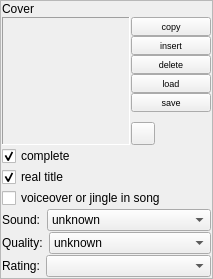
         <widget class="QFrame" name="frameOptions">
          <property name="maximumSize">
           <size>
            <width>220</width>
            <height>16777215</height>
           </size>
          </property>
          <property name="frameShape">
           <enum>QFrame::StyledPanel</enum>
          </property>
          <layout class="QVBoxLayout">
           <property name="spacing">
            <number>1</number>
           </property>
           <property name="margin">
            <number>1</number>
           </property>
           <item>
            <widget class="QLabel" name="label_21">
             <property name="text">
              <string>Cover</string>
             </property>
            </widget>
           </item>
           <item>
            <layout class="QHBoxLayout" name="horizontalLayout_3">
             <property name="topMargin">
              <number>0</number>
             </property>
             <item>
              <widget class="QLabel" name="cover">
               <property name="minimumSize">
                <size>
                 <width>128</width>
                 <height>128</height>
                </size>
               </property>
               <property name="maximumSize">
                <size>
                 <width>128</width>
                 <height>128</height>
                </size>
               </property>
               <property name="acceptDrops">
                <bool>true</bool>
               </property>
               <property name="frameShape">
                <enum>QFrame::Panel</enum>
               </property>
               <property name="frameShadow">
                <enum>QFrame::Sunken</enum>
               </property>
               <property name="text">
                <string/>
               </property>
               <property name="scaledContents">
                <bool>true</bool>
               </property>
               <property name="alignment">
                <set>Qt::AlignCenter</set>
               </property>
               <property name="margin">
                <number>0</number>
               </property>
              </widget>
             </item>
             <item>
              <layout class="QVBoxLayout" name="verticalLayout_3">
               <property name="spacing">
                <number>0</number>
               </property>
               <property name="leftMargin">
                <number>0</number>
               </property>
               <property name="topMargin">
                <number>0</number>
               </property>
               <item>
                <widget class="QPushButton" name="coverCopyButton">
                 <property name="maximumSize">
                  <size>
                   <width>16777215</width>
                   <height>20</height>
                  </size>
                 </property>
                 <property name="font">
                  <font>
                   <pointsize>7</pointsize>
                  </font>
                 </property>
                 <property name="text">
                  <string>copy</string>
                 </property>
                 <property name="iconSize">
                  <size>
                   <width>8</width>
                   <height>8</height>
                  </size>
                 </property>
                 <property name="flat">
                  <bool>false</bool>
                 </property>
                </widget>
               </item>
               <item>
                <widget class="QPushButton" name="coverInsertButton">
                 <property name="maximumSize">
                  <size>
                   <width>16777215</width>
                   <height>20</height>
                  </size>
                 </property>
                 <property name="font">
                  <font>
                   <pointsize>7</pointsize>
                  </font>
                 </property>
                 <property name="text">
                  <string>insert</string>
                 </property>
                 <property name="iconSize">
                  <size>
                   <width>8</width>
                   <height>8</height>
                  </size>
                 </property>
                 <property name="flat">
                  <bool>false</bool>
                 </property>
                </widget>
               </item>
               <item>
                <widget class="QPushButton" name="coverDeleteButton">
                 <property name="maximumSize">
                  <size>
                   <width>16777215</width>
                   <height>20</height>
                  </size>
                 </property>
                 <property name="font">
                  <font>
                   <pointsize>7</pointsize>
                  </font>
                 </property>
                 <property name="text">
                  <string>delete</string>
                 </property>
                 <property name="iconSize">
                  <size>
                   <width>8</width>
                   <height>8</height>
                  </size>
                 </property>
                 <property name="flat">
                  <bool>false</bool>
                 </property>
                </widget>
               </item>
               <item>
                <widget class="QPushButton" name="coverLoadButton">
                 <property name="enabled">
                  <bool>true</bool>
                 </property>
                 <property name="maximumSize">
                  <size>
                   <width>16777215</width>
                   <height>20</height>
                  </size>
                 </property>
                 <property name="font">
                  <font>
                   <pointsize>7</pointsize>
                  </font>
                 </property>
                 <property name="text">
                  <string>load</string>
                 </property>
                 <property name="iconSize">
                  <size>
                   <width>8</width>
                   <height>8</height>
                  </size>
                 </property>
                 <property name="flat">
                  <bool>false</bool>
                 </property>
                </widget>
               </item>
               <item>
                <widget class="QPushButton" name="coverSaveButton">
                 <property name="enabled">
                  <bool>true</bool>
                 </property>
                 <property name="maximumSize">
                  <size>
                   <width>16777215</width>
                   <height>20</height>
                  </size>
                 </property>
                 <property name="font">
                  <font>
                   <pointsize>7</pointsize>
                  </font>
                 </property>
                 <property name="text">
                  <string>save</string>
                 </property>
                 <property name="iconSize">
                  <size>
                   <width>8</width>
                   <height>8</height>
                  </size>
                 </property>
                 <property name="flat">
                  <bool>false</bool>
                 </property>
                </widget>
               </item>
               <item>
                <spacer name="verticalSpacer_3">
                 <property name="orientation">
                  <enum>Qt::Vertical</enum>
                 </property>
                 <property name="sizeHint" stdset="0">
                  <size>
                   <width>20</width>
                   <height>0</height>
                  </size>
                 </property>
                </spacer>
               </item>
               <item>
                <layout class="QHBoxLayout" name="horizontalLayout_2">
                 <property name="spacing">
                  <number>0</number>
                 </property>
                 <property name="topMargin">
                  <number>0</number>
                 </property>
                 <item>
                  <widget class="QToolButton" name="coverSearchAmazon">
                   <property name="text">
                    <string/>
                   </property>
                   <property name="iconSize">
                    <size>
                     <width>16</width>
                     <height>16</height>
                    </size>
                   </property>
                  </widget>
                 </item>
                 <item>
                  <spacer name="horizontalSpacer_5">
                   <property name="orientation">
                    <enum>Qt::Horizontal</enum>
                   </property>
                   <property name="sizeHint" stdset="0">
                    <size>
                     <width>40</width>
                     <height>20</height>
                    </size>
                   </property>
                  </spacer>
                 </item>
                </layout>
               </item>
              </layout>
             </item>
            </layout>
           </item>
           <item>
            <widget class="QCheckBox" name="complete">
             <property name="sizePolicy">
              <sizepolicy hsizetype="Maximum" vsizetype="Fixed">
               <horstretch>0</horstretch>
               <verstretch>0</verstretch>
              </sizepolicy>
             </property>
             <property name="text">
              <string>complete</string>
             </property>
             <property name="checked">
              <bool>true</bool>
             </property>
            </widget>
           </item>
           <item>
            <widget class="QCheckBox" name="realTitle">
             <property name="sizePolicy">
              <sizepolicy hsizetype="Maximum" vsizetype="Fixed">
               <horstretch>0</horstretch>
               <verstretch>0</verstretch>
              </sizepolicy>
             </property>
             <property name="text">
              <string>real title</string>
             </property>
             <property name="checked">
              <bool>true</bool>
             </property>
            </widget>
           </item>
           <item>
            <widget class="QCheckBox" name="interrupted">
             <property name="text">
              <string>voiceover or jingle in song</string>
             </property>
            </widget>
           </item>
           <item>
            <layout class="QHBoxLayout">
             <property name="spacing">
              <number>6</number>
             </property>
             <property name="margin">
              <number>0</number>
             </property>
             <item>
              <widget class="QLabel" name="label_45">
               <property name="sizePolicy">
                <sizepolicy hsizetype="Maximum" vsizetype="Minimum">
                 <horstretch>0</horstretch>
                 <verstretch>0</verstretch>
                </sizepolicy>
               </property>
               <property name="text">
                <string>Sound:</string>
               </property>
              </widget>
             </item>
             <item>
              <widget class="QComboBox" name="channels">
               <property name="sizePolicy">
                <sizepolicy hsizetype="Expanding" vsizetype="Fixed">
                 <horstretch>0</horstretch>
                 <verstretch>0</verstretch>
                </sizepolicy>
               </property>
               <property name="currentIndex">
                <number>0</number>
               </property>
               <property name="iconSize">
                <size>
                 <width>60</width>
                 <height>15</height>
                </size>
               </property>
               <property name="frame">
                <bool>true</bool>
               </property>
               <item>
                <property name="text">
                 <string>unknown</string>
                </property>
                <property name="icon">
                 <iconset resource="../resources.qrc">
                  <normaloff>:/channels/resources/sound-unknown.png</normaloff>:/channels/resources/sound-unknown.png</iconset>
                </property>
               </item>
               <item>
                <property name="text">
                 <string>Mono</string>
                </property>
                <property name="icon">
                 <iconset resource="../resources.qrc">
                  <normaloff>:/channels/resources/sound-mono.png</normaloff>:/channels/resources/sound-mono.png</iconset>
                </property>
               </item>
               <item>
                <property name="text">
                 <string>Stereo</string>
                </property>
                <property name="icon">
                 <iconset resource="../resources.qrc">
                  <normaloff>:/channels/resources/sound-stereo.png</normaloff>:/channels/resources/sound-stereo.png</iconset>
                </property>
               </item>
               <item>
                <property name="text">
                 <string>Dolby Stereo</string>
                </property>
                <property name="icon">
                 <iconset resource="../resources.qrc">
                  <normaloff>:/channels/resources/sound-dolbystereo.png</normaloff>:/channels/resources/sound-dolbystereo.png</iconset>
                </property>
               </item>
               <item>
                <property name="text">
                 <string>Dolby Surround</string>
                </property>
                <property name="icon">
                 <iconset resource="../resources.qrc">
                  <normaloff>:/channels/resources/sound-dolby-surround.png</normaloff>:/channels/resources/sound-dolby-surround.png</iconset>
                </property>
               </item>
               <item>
                <property name="text">
                 <string>Dolby Digital 5.1</string>
                </property>
                <property name="icon">
                 <iconset resource="../resources.qrc">
                  <normaloff>:/channels/resources/sound-dolbydigital-5.1.png</normaloff>:/channels/resources/sound-dolbydigital-5.1.png</iconset>
                </property>
               </item>
               <item>
                <property name="text">
                 <string>Dolby Digital EX</string>
                </property>
                <property name="icon">
                 <iconset resource="../resources.qrc">
                  <normaloff>:/channels/resources/sound-dolbydigital-5.1ex.png</normaloff>:/channels/resources/sound-dolbydigital-5.1ex.png</iconset>
                </property>
               </item>
               <item>
                <property name="text">
                 <string>DTS 5.1</string>
                </property>
                <property name="icon">
                 <iconset resource="../resources.qrc">
                  <normaloff>:/channels/resources/sound-dts-5.1.png</normaloff>:/channels/resources/sound-dts-5.1.png</iconset>
                </property>
               </item>
              </widget>
             </item>
            </layout>
           </item>
           <item>
            <layout class="QHBoxLayout">
             <property name="spacing">
              <number>6</number>
             </property>
             <property name="margin">
              <number>0</number>
             </property>
             <item>
              <widget class="QLabel" name="label_46">
               <property name="sizePolicy">
                <sizepolicy hsizetype="Maximum" vsizetype="Minimum">
                 <horstretch>0</horstretch>
                 <verstretch>0</verstretch>
                </sizepolicy>
               </property>
               <property name="text">
                <string>Quality:</string>
               </property>
              </widget>
             </item>
             <item>
              <widget class="QComboBox" name="quality">
               <property name="sizePolicy">
                <sizepolicy hsizetype="Expanding" vsizetype="Maximum">
                 <horstretch>0</horstretch>
                 <verstretch>0</verstretch>
                </sizepolicy>
               </property>
               <item>
                <property name="text">
                 <string>unknown</string>
                </property>
                <property name="icon">
                 <iconset resource="../resources.qrc">
                  <normaloff>:/quality/resources/quali-unknown.png</normaloff>:/quality/resources/quali-unknown.png</iconset>
                </property>
               </item>
               <item>
                <property name="text">
                 <string>sehr gut</string>
                </property>
                <property name="icon">
                 <iconset resource="../resources.qrc">
                  <normaloff>:/quality/resources/quali-1.png</normaloff>:/quality/resources/quali-1.png</iconset>
                </property>
               </item>
               <item>
                <property name="text">
                 <string>gut</string>
                </property>
                <property name="icon">
                 <iconset resource="../resources.qrc">
                  <normaloff>:/quality/resources/quali-2.png</normaloff>:/quality/resources/quali-2.png</iconset>
                </property>
               </item>
               <item>
                <property name="text">
                 <string>mittelmäßig</string>
                </property>
                <property name="icon">
                 <iconset resource="../resources.qrc">
                  <normaloff>:/quality/resources/quali-3.png</normaloff>:/quality/resources/quali-3.png</iconset>
                </property>
               </item>
               <item>
                <property name="text">
                 <string>schlecht</string>
                </property>
                <property name="icon">
                 <iconset resource="../resources.qrc">
                  <normaloff>:/quality/resources/quali-4.png</normaloff>:/quality/resources/quali-4.png</iconset>
                </property>
               </item>
               <item>
                <property name="text">
                 <string>sehr schlecht</string>
                </property>
                <property name="icon">
                 <iconset resource="../resources.qrc">
                  <normaloff>:/quality/resources/quali-5.png</normaloff>:/quality/resources/quali-5.png</iconset>
                </property>
               </item>
              </widget>
             </item>
            </layout>
           </item>
           <item>
            <layout class="QHBoxLayout">
             <property name="spacing">
              <number>6</number>
             </property>
             <property name="margin">
              <number>0</number>
             </property>
             <item>
              <widget class="QLabel" name="label_47">
               <property name="sizePolicy">
                <sizepolicy hsizetype="Maximum" vsizetype="Minimum">
                 <horstretch>0</horstretch>
                 <verstretch>0</verstretch>
                </sizepolicy>
               </property>
               <property name="text">
                <string>Rating:</string>
               </property>
              </widget>
             </item>
             <item>
              <widget class="QComboBox" name="rating">
               <property name="sizePolicy">
                <sizepolicy hsizetype="Expanding" vsizetype="Maximum">
                 <horstretch>0</horstretch>
                 <verstretch>0</verstretch>
                </sizepolicy>
               </property>
               <property name="minimumSize">
                <size>
                 <width>120</width>
                 <height>0</height>
                </size>
               </property>
               <property name="iconSize">
                <size>
                 <width>96</width>
                 <height>16</height>
                </size>
               </property>
               <item>
                <property name="text">
                 <string/>
                </property>
                <property name="icon">
                 <iconset resource="../resources.qrc">
                  <normaloff>:/bewertung/resources/sterne-unbewertet.png</normaloff>:/bewertung/resources/sterne-unbewertet.png</iconset>
                </property>
               </item>
               <item>
                <property name="text">
                 <string/>
                </property>
                <property name="icon">
                 <iconset resource="../resources.qrc">
                  <normaloff>:/bewertung/resources/sterne1.png</normaloff>:/bewertung/resources/sterne1.png</iconset>
                </property>
               </item>
               <item>
                <property name="text">
                 <string/>
                </property>
                <property name="icon">
                 <iconset resource="../resources.qrc">
                  <normaloff>:/bewertung/resources/sterne2.png</normaloff>:/bewertung/resources/sterne2.png</iconset>
                </property>
               </item>
               <item>
                <property name="text">
                 <string/>
                </property>
                <property name="icon">
                 <iconset resource="../resources.qrc">
                  <normaloff>:/bewertung/resources/sterne3.png</normaloff>:/bewertung/resources/sterne3.png</iconset>
                </property>
               </item>
               <item>
                <property name="text">
                 <string/>
                </property>
                <property name="icon">
                 <iconset resource="../resources.qrc">
                  <normaloff>:/bewertung/resources/sterne4.png</normaloff>:/bewertung/resources/sterne4.png</iconset>
                </property>
               </item>
               <item>
                <property name="text">
                 <string/>
                </property>
                <property name="icon">
                 <iconset resource="../resources.qrc">
                  <normaloff>:/bewertung/resources/sterne5.png</normaloff>:/bewertung/resources/sterne5.png</iconset>
                </property>
               </item>
               <item>
                <property name="text">
                 <string/>
                </property>
                <property name="icon">
                 <iconset resource="../resources.qrc">
                  <normaloff>:/bewertung/resources/sterne6.png</normaloff>:/bewertung/resources/sterne6.png</iconset>
                </property>
               </item>
              </widget>
             </item>
            </layout>
           </item>
           <item>
            <spacer name="verticalSpacer_2">
             <property name="orientation">
              <enum>Qt::Vertical</enum>
             </property>
             <property name="sizeHint" stdset="0">
              <size>
               <width>20</width>
               <height>0</height>
              </size>
             </property>
            </spacer>
           </item>
          </layout>
         </widget>
